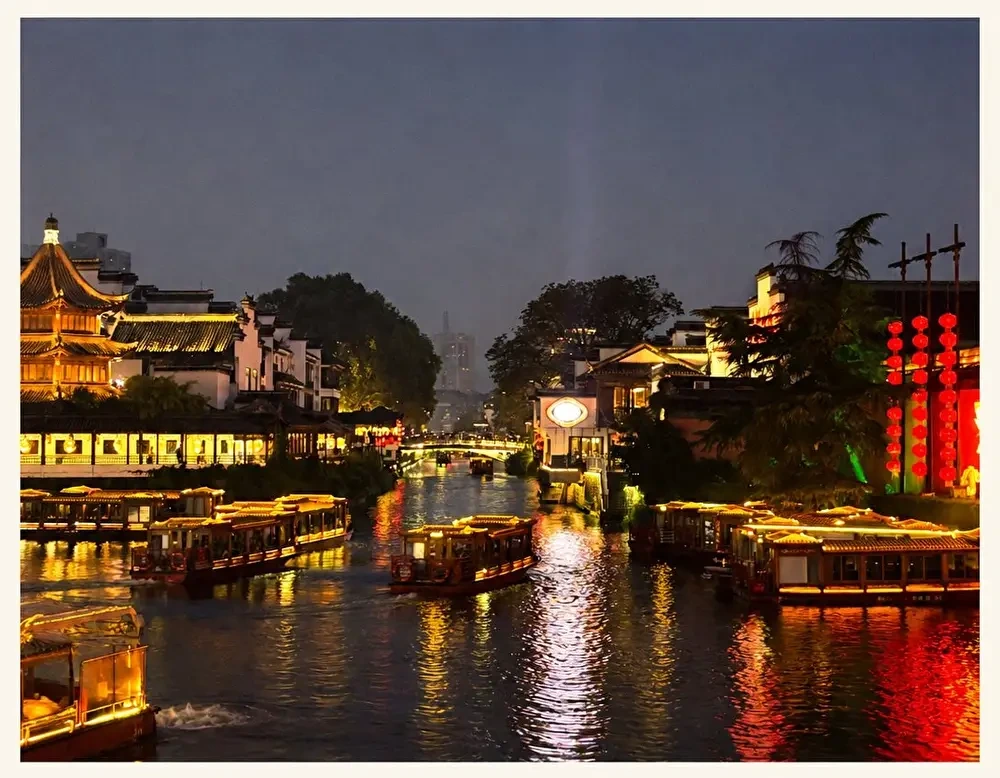
#> input picture examples/input.webp, 1000 x 778 px
$ python -i semantic_art_mixer_v1.py   (imports and definitions only)
#> lines starting #> are read from the running program, lines starting #| are printed output that depends on the picture; after the words box and inside, x2 and y2 are one past the last pixel; in counts of white or black regions, pixels touching at a corner belong together
#> further down, picture is the input picture: PIL image 1000x778 RGB; mean R, G, B 101.2, 81.5, 72.2
"""Minimalizer Semantic Art Mixer v1, isolated non-generative research.

Unlike a stack of redundant mosaic filters, the four roles are independent:
Shape -> Stroke -> Texture -> Color Control. Uses only previously approved
original-derived research PNGs and original GC001 RGB for the tie lock.
Never import a production LocalWorker entrypoint or any generative model.

python -W error tools/research/semantic_art_mixer_v1.py \
  --root PRIVATE_DRIVE_MINIMALIZER --out PRIVATE_DRIVE_OUTPUT
"""
from __future__ import annotations

import argparse
import hashlib
import json
from dataclasses import dataclass
from pathlib import Path
from typing import Mapping

import cv2
import numpy as np
from PIL import Image, ImageDraw, ImageFont, ImageOps

SOURCE_SHA = "75ef1506709f65c39ea6b3501747c74423c7f2822a36d6f2fb7808c4b3f95f9e"
SOURCE_REL = "SA1041_FullCharacterSVG_20261008/original_inputs/GC001_source.png"
SIZE = (340, 340)
TIE_ROI = (144, 219, 196, 340)  # x0, y0, x1, y1. GC001-specific, manually inspected.
# Each source comes from earlier actual, hash-recorded research. Not installed as a renderer.
ASSETS = {
    "shape.voronoi": ("NewLibrariesAndFusion_PoC_20261008", "01_imgrit_voronoi.png"),
    "shape.mosaic": ("NewLibrariesAndFusion_PoC_20261008", "03_mosaicpic_classic.png"),
    "shape.pixel": ("NewLibrariesAndFusion_PoC_20261008", "05_pixora_mean.png"),
    "shape.blocks": ("Generativepy_PoC_20261008", "GC001_geometric_blocks.png"),
    "stroke.contour": ("Vsketch_PoC_20261008", "GC001_contour_line.png"),
    "stroke.sparse": ("Vsketch_PoC_20261008", "GC001_sparse_outline.png"),
    "stroke.hatch": ("Vsketch_PoC_20261008", "GC001_hatch_shade.png"),
    "texture.dots": ("PyFreeform_PoC_20261008", "GC001_color_dots.png"),
}
ROLES = ("shape", "stroke", "texture", "color")
COLORS = ("none", "source_tie_lock")
DEFAULT_RECIPES = (
    {"id": "voronoi_ink_dots", "shape": "voronoi", "stroke": "contour", "texture": "dots", "color": "source_tie_lock"},
    {"id": "mosaic_sparse", "shape": "mosaic", "stroke": "sparse", "texture": "none", "color": "source_tie_lock"},
    {"id": "pixel_hatch_dots", "shape": "pixel", "stroke": "hatch", "texture": "dots", "color": "source_tie_lock"},
    {"id": "geometric_ink", "shape": "blocks", "stroke": "contour", "texture": "none", "color": "source_tie_lock"},
)


def sha256(path: Path) -> str:
    return hashlib.sha256(path.read_bytes()).hexdigest()


# [39 lines left out: functions manifest_sha, load_assets, not called in this run]


def observed_green(pixels: np.ndarray) -> np.ndarray:
    """A measured HSV class, not a learned segmentation or a guessed part."""
    hsv = cv2.cvtColor(pixels, cv2.COLOR_RGB2HSV)
#> hsv: shape (778, 1000, 3); mean H, S, V 52.7, 115.4, 107.3
    return ((hsv[:, :, 0] >= 32) & (hsv[:, :, 0] <= 88) &
            (hsv[:, :, 1] >= 115) &
            (pixels[:, :, 1].astype(np.float32) > pixels[:, :, 0].astype(np.float32) * 1.12))
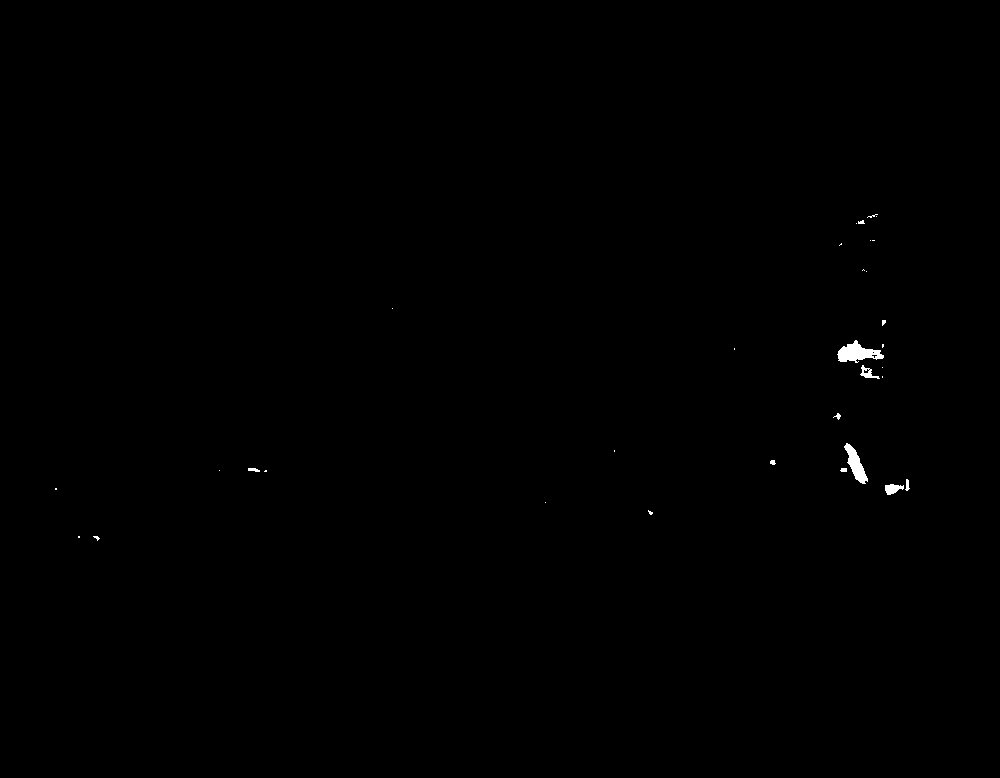
#> returned value: shape (778, 1000) bool; 0.19% white; 32 white regions (22 under 20 px), largest, box (x1, y1, x2, y2) and area: (837, 340, 884, 363) 569, (844, 443, 868, 484) 421, (885, 484, 904, 495) 137


def roi_mask(size: tuple[int, int], roi: tuple[int, int, int, int]) -> np.ndarray:
#> called with size = (1000, 778), roi = (144, 219, 196, 340)
    width, height = size
#> width = 1000; height = 778
    x0, y0, x1, y1 = roi
    if not (0 <= x0 < x1 <= width and 0 <= y0 < y1 <= height):
        raise ValueError("Out-of-bounds / empty tie ROI")
    result = np.zeros((height, width), dtype=bool)
    result[y0:y1, x0:x1] = True
    return result


def observed_tie_mask(source: Image.Image, roi=TIE_ROI, min_pixels=80) -> np.ndarray:
    """Connected dominant source-green region INSIDE a predeclared manual tie ROI."""
    array = np.asarray(source.convert("RGB"), dtype=np.uint8)
    interest = observed_green(array) & roi_mask(source.size, roi)
#> interest: shape (778, 1000) bool; every value is 0
    count, labels, stats, _ = cv2.connectedComponentsWithStats(interest.astype(np.uint8), 8)
#> labels: shape (778, 1000) int32; every value is 0
#> count = 1; stats = [[0, 0, 1000, 778, 778000]]
    if count <= 1:
#> (the run stopped early here; a loop or call above may not have finished)
